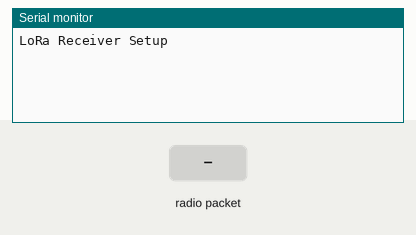
A sketch run on a simulated ESP8266 (NodeMCU). Parts: the last lines printed to the serial monitor. Inputs (shaded band) come from the test bench. No radio packets arrive unless stated.

Above: at 1.2 s.
1.3 s: radio packet "0" arrives
At 2.1 s:
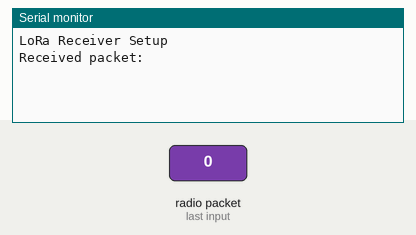
At 3.4 s:
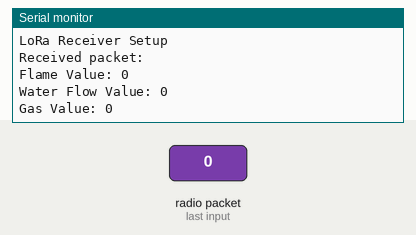

Measured:
- after the input at 1.3 s, the serial monitor: prints a new line at once (image 1)

The sketch:

Reciver_code.ino
```cpp
#include <ESP8266WiFi.h>
#include <SPI.h>
#include <LoRa.h>

#define ss 15  // D8 (GPIO 15)
#define rst 16  // D0 (GPIO 16)
#define dio0 4  // D2 (GPIO 4)

byte localAddress = 0xFF;      // address of this device
byte destination = 0xBB;      // destination to send to

void setup() {
  Serial.begin(115200);

  while (!Serial);

  Serial.println("LoRa Receiver Setup");

  LoRa.setPins(ss, rst, dio0);
  if (!LoRa.begin(433E6)) {
    Serial.println("Starting LoRa failed!");
    while (1);
  }
}

void loop() {
  // parse for a packet, and call onReceive with the result:
  int packetSize = LoRa.parsePacket();
  if (packetSize) {
    onReceive(packetSize);
  }
}

void onReceive(int packetSize) {
  if (packetSize == 0) return;          // if there's no packet, return

  // read packet header bytes:
  int recipient = LoRa.read();          // recipient address
  byte sender = LoRa.read();            // sender address
  byte incomingMsgId = LoRa.read();     // incoming msg ID
  byte incomingLength = LoRa.read();    // incoming msg length

  //--------------- Start receiving Sensor Data --------------------

  // received a packet
  Serial.print("Received packet:  ");
  String LoRaData = LoRa.readString();
  Serial.println(LoRaData);

  // Split the received data
  int pos1 = LoRaData.indexOf('/');
  int pos2 = LoRaData.lastIndexOf('/');

  String flameValueStr = LoRaData.substring(0, pos1);
  String waterFlowStr = LoRaData.substring(pos1 + 1, pos2);
  String gasValueStr = LoRaData.substring(pos2 + 1);

  // Convert string values to integers
  int flameValue = flameValueStr.toInt();
  int waterFlow = waterFlowStr.toInt();
  int gasValue = gasValueStr.toInt();

  // Process received data
  Serial.print("Flame Value: ");
  Serial.println(flameValue);
  Serial.print("Water Flow Value: ");
  Serial.println(waterFlow);
  Serial.print("Gas Value: ");
  Serial.println(gasValue);
}
```
